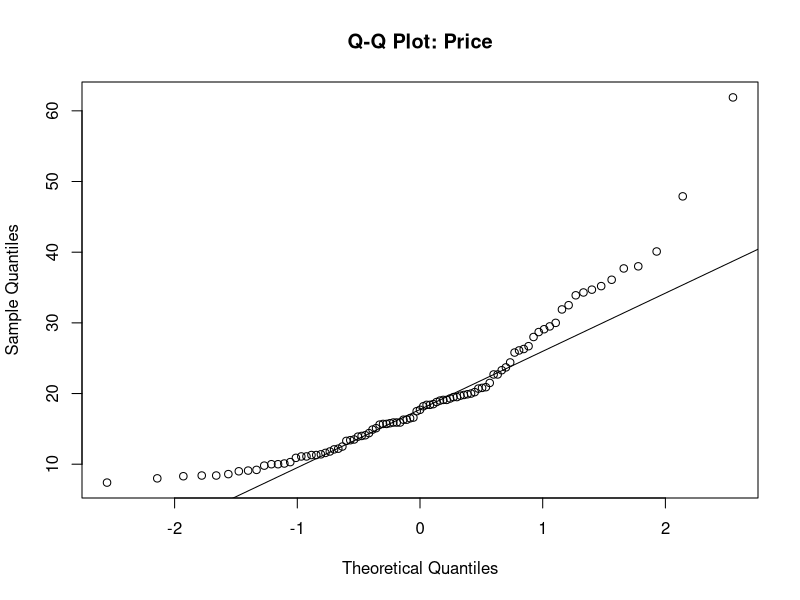
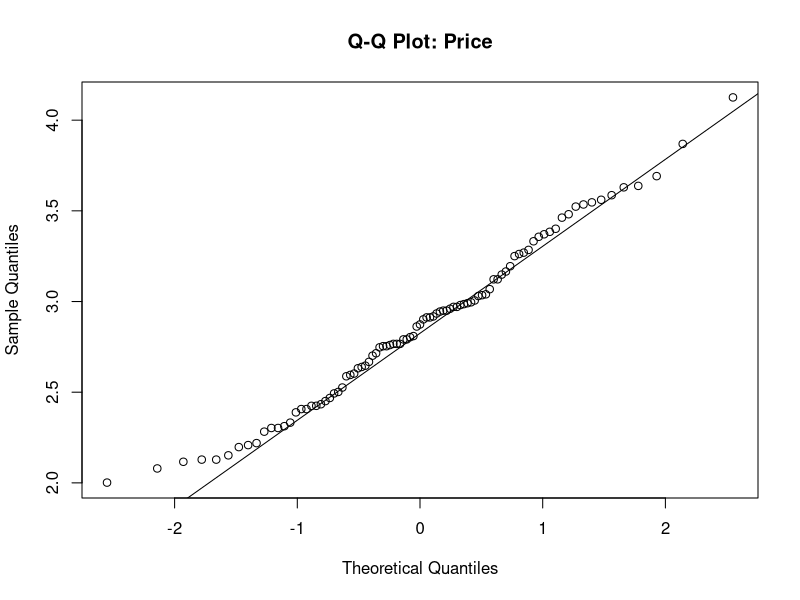
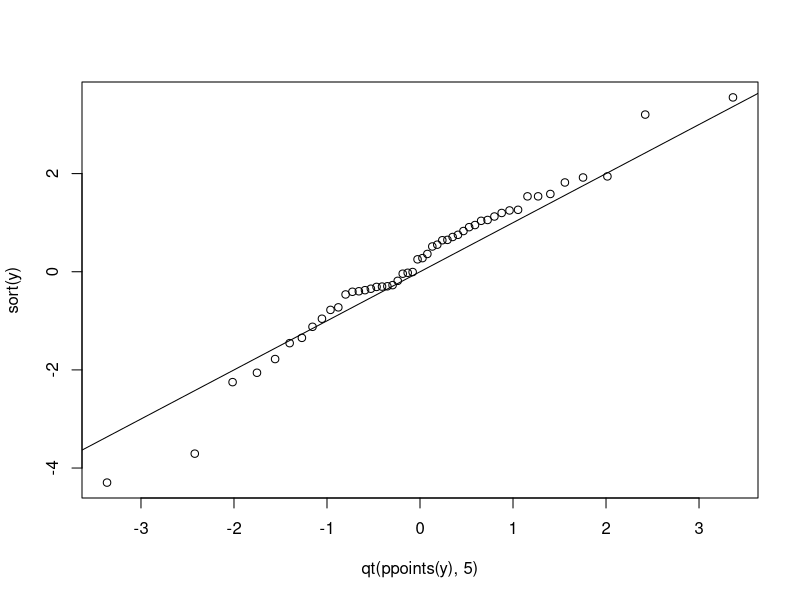
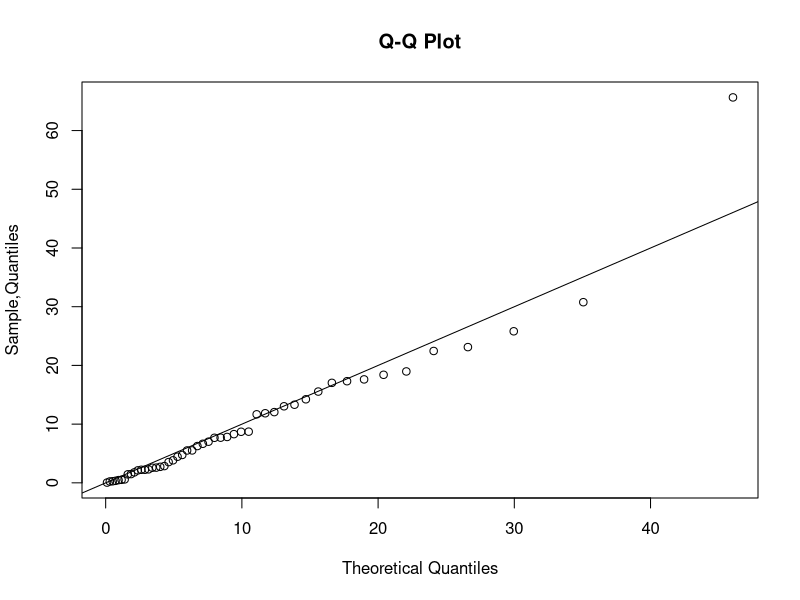
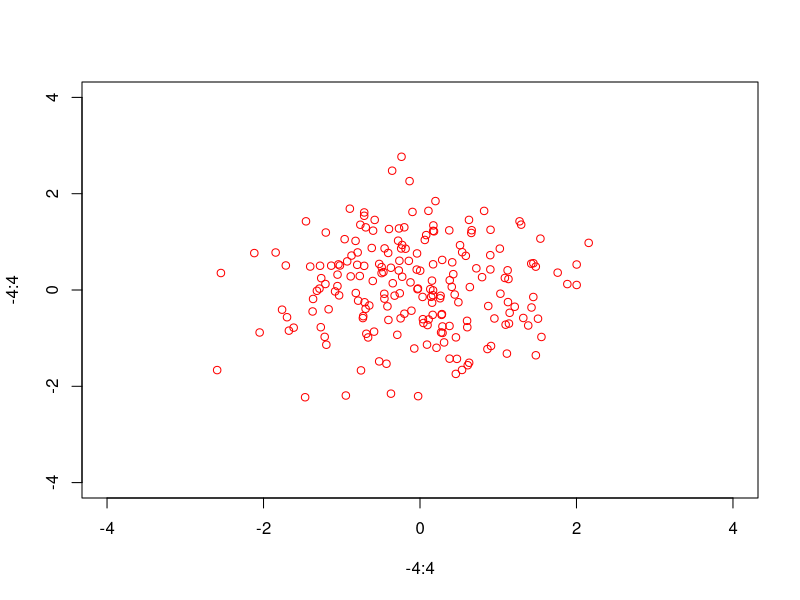

These figures' R source, in order:
# 创建正太Q-Q图，判断数据是否服从正态分布
# qqnorm(x) 创建基本Q-Q图，qqline(x)添加对角线
data(Cars93,package="MASS");
qqnorm(Cars93$Price,main="Q-Q Plot: Price");
qqline(Cars93$Price); # 尾部的点在对角线上方，表示大体向左偏的趋势,可以通过对数变换纠正

qqnorm(log(Cars93$Price),main="Q-Q Plot: Price");
qqline(log(Cars93$Price));
# 大部分点与对角线保持很近距离，表明log(Price)是近似正态的

# 其他Q-Q图
y <- rt(50,5); # 50个自由度为5的学生t分布
plot(qt(ppoints(y),5),sort(y)); # qt(y) 学生t分布的分位数函数
abline(a=0,b=1);

Rate <- 1/10;
y <- rexp(50,rate=Rate);
plot(qexp(ppoints(y),rate=Rate),sort(y),
	main="Q-Q Plot",xlab="Theoretical Quantiles",
	ylab="Sample,Quantiles");
abline(a=0,b=1);

plot(-4:4, -4:4, type = "n")  # setting up coord. system
points(rnorm(200), rnorm(200), col = "red")